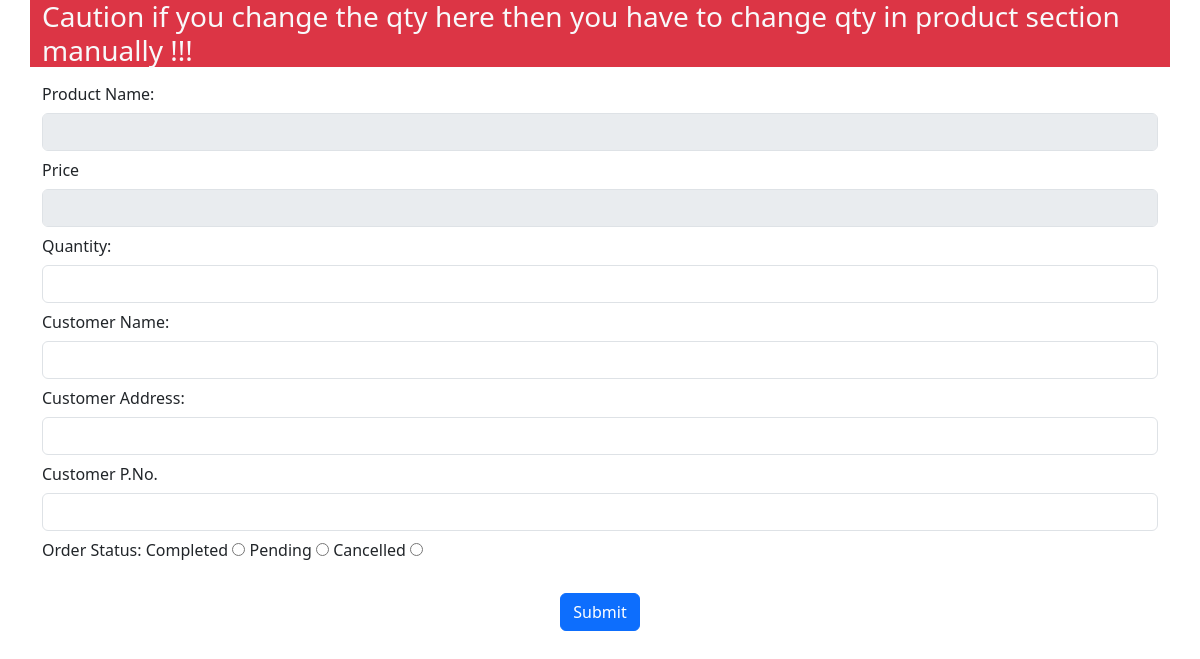
Page /update/order/admin/2 (signed in) on the earlier database version.
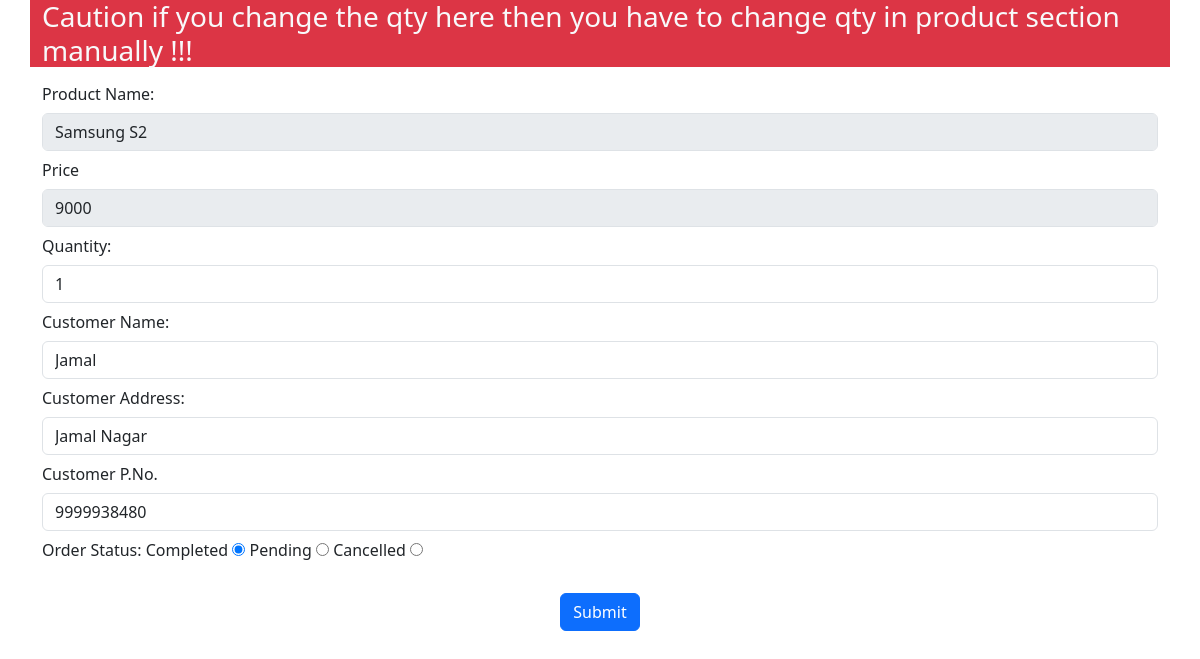
Same page on the later database version.
### app.py (models this page shows)
class Order(db.Model, UserMixin):
    oid = db.Column(db.Integer, primary_key= True, autoincrement=True)
    oname = db.Column(db.String ,nullable = False )
    price = db.Column(db.Integer, nullable = False)
    qty = db.Column(db.Integer, nullable = False)
    name = db.Column(db.String ,nullable = False)
    address = db.Column(db.String ,nullable = False)
    phone = db.Column(db.Integer, nullable = False)
    date =  db.Column(db.Date, default=date.today())
    status = db.Column(db.String, default="pending")

### app.py (the view, shortened to what this page needs)
@app.route("/update/order/admin/<int:id>",methods=['GET','POST'])
@login_required
def upd_or(id):
    data = db.session.query(Order).filter(Order.oid==id).first()
    return render_template("updo.html",data=data)

### app.py (called while the page is built)
@login_manager.user_loader
def user_loader(user_id):
    return AdminUser.query.get(user_id)

### templates/updo.html (shortened to what this page needs)
<!DOCTYPE html>
<html lang="en">
<head>
    <link href="https://cdn.jsdelivr.net/npm/bootstrap@5.3.3/dist/css/bootstrap.min.css" rel="stylesheet">
</head>
<body>
    <div class="container bg-danger text-light">
    <h3>Caution if you change the qty here then you have to change qty in product section manually !!!</h3>
    </div>
        <div class="container">
        <form method="post">
          <div class="form-group row">
            <label for="inputName" class="col-sm-1-12 col-form-label">Product Name:</label>
            <div class="col-sm-1-12">
              <input type="text" class="form-control" name="oname" id="inputName" value="{{data.oname}}" disabled>
            </div>
          </div>
          <div class="form-group row">
            <label for="inputName" class="col-sm-1-12 col-form-label" >Price</label>
            <div class="col-sm-1-12">
              <input type="text" class="form-control" name="price" id="inputName" value="{{data.price}}" disabled>
            </div>
          </div>
          <div class="form-group row">
            <label for="inputName" class="col-sm-1-12 col-form-label">Quantity:</label>
            <div class="col-sm-1-12">
              <input type="text" class="form-control" name="qty" id="inputName" value="{{data.qty}}">
            </div>
          </div>
          <div class="form-group row">
            <label for="inputName" class="col-sm-1-12 col-form-label">Customer Name:</label>
            <div class="col-sm-1-12">
              <input type="text" class="form-control" name="name" id="inputName" value="{{data.name}}">
            </div>
          </div>
          <div class="form-group row">
            <label for="inputName" class="col-sm-1-12 col-form-label">Customer Address:</label>
            <div class="col-sm-1-12">
              <input type="text" class="form-control" name="address" id="inputName" value="{{data.address}}">
            </div>
          </div>
          <div class="form-group row">
            <label for="inputName" class="col-sm-1-12 col-form-label">Customer P.No.</label>
            <div class="col-sm-1-12">
              <input type="text" class="form-control" name="phone" id="inputName" value="{{data.phone}}">
            </div>
          </div>
          <div class="form-group col">
            <label for="inputName" class="col-sm-1-12 col-form-label">Order Status: </label>
            <label class="custom-control custom-radio">
              <label for="">Completed</label>
              <input type="radio" name="status" id="" value="completed" class="custom-control-input" {% if data.status=="completed" %}checked{% endif %}>
            </label>
            <label class="custom-control custom-radio">
              <label for="">Pending</label>
              <input type="radio" name="status" id="" value="pending" class="custom-control-input" {% if data.status=="pending" %}checked{% endif %}>
            </label>
            <label class="custom-control custom-radio">
              <label for="">Cancelled</label>
              <input type="radio" name="status" id="" value="cancelled" class="custom-control-input" {% if data.status=="cancelled" %}checked{% endif %}>
            </label>
        </div>
          <br>
          <div class="form-group row">
            <center>
              <button type="submit" class="btn btn-primary btn-md">Submit</button>
          </center>
        </form>
      </div>
</body>
</html>

Differences in the rows shown:
added Order: oname "Samsung S2", price "9000", qty "1", name "Jamal", address "Jamal Nagar", phone "9999938480", status "☑ Completed", status "☐ Pending", status "☐ Cancelled"
Other differences:
form field status: "☐ Completed" → (not shown)
form field status: "☐ Pending" → (not shown)
form field status: "☐ Cancelled" → (not shown)
